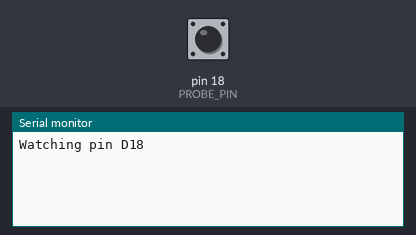
A sketch run on a simulated Arduino Mega 2560, built with avr-gcc and run on an emulated ATmega2560. On the bench: the last lines printed to the serial monitor. Inputs (shaded band) come from the test bench; at power-on: pin 18 (PROBE_PIN) HIGH.

Above: at 1.2 s.
1.3 s: pin 18 (PROBE_PIN) pulled LOW for 0.15 s
At 1.45 s:
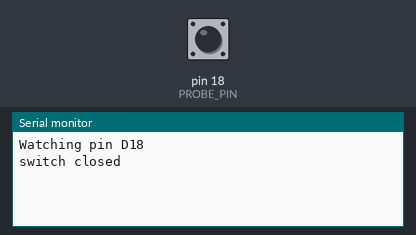
At 2.9 s:
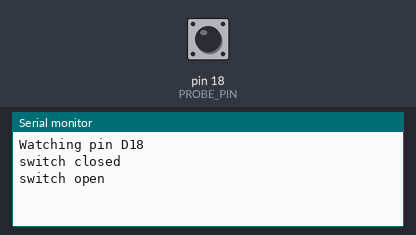

Measured:
- after the input at 1.3 s, the serial monitor: prints a new line at once (image 1)

The sketch:

z_probe_switch_test.ino
```cpp
const int PROBE_PIN = 18;  // Z-MIN signal pin on Arduino Mega

bool lastState = HIGH;

void setup() {
  Serial.begin(9600);
  pinMode(PROBE_PIN, INPUT_PULLUP);  // Internal pull-up keeps pin HIGH when open
  Serial.print("Watching pin D");
  Serial.println(PROBE_PIN);
}

void loop() {
  bool currentState = digitalRead(PROBE_PIN);

  // Only print when state changes (avoids spamming the monitor)
  if (currentState != lastState) {
    delay(20);
    currentState = digitalRead(PROBE_PIN);

    if (currentState == LOW) {
      Serial.println("switch closed");
    } else {
      Serial.println("switch open");
    }

    lastState = currentState;
  }
}
```
